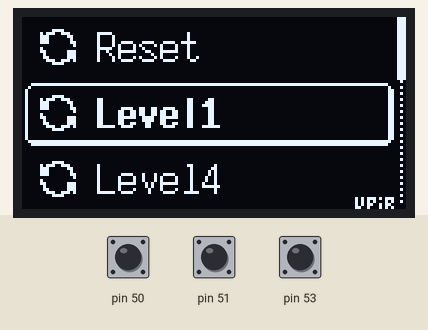
This sketch was run on a simulated Arduino Mega 2560, built with avr-gcc and run on an emulated ATmega2560. Shown: 128×64 one-colour display. The test bench sets the inputs (shaded band); at power-on: pin 51 HIGH, pin 50 HIGH, pin 53 HIGH. What the sketch prints to the serial monitor is not drawn.

Above: at 1.2 s.
1.3 s: pin 51 pulled LOW for 0.25 s
At 2.7 s:
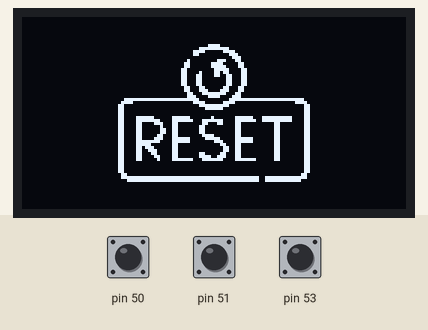
Timing chart, 0 to 4.3 s (numbered marks = the images above; inputs shaded):
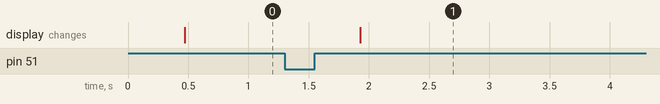

Measured:
- after the input at 1.3 s, the display: changes after 0.63 s (image 1)

The sketch:

Level5.ino
```cpp
//Arduino mega
#include <avr/wdt.h>
/////
uint32_t Data = 0;

void setup() {
/*-----------------------------------------------*///Uart
  Serial.begin(9600);
  Serial1.begin(9600);//Level1-2
  Serial2.begin(9600);//Level4
  Oled1306Setup();
  Serial.println("Level 5 Ready");
}

void loop() {
  OLED();
}

void resetFunc() { // Restart
  wdt_disable();
  wdt_enable(WDTO_15MS);
  while (1) {}
}
```

sentdata.ino
```cpp
void SentData(int item_selected)
{
  Serial.print(item_selected);
  switch (item_selected)
  {
    case 1:
      Serial1.print("1"); //<<<<<<<<<<<<<<<<<<<<<<<<<<<<<<<<<<<<1
      break;

    case 2:
      Serial2.print("1"); //<<<<<<<<<<<<<<<<<<<<<<<<<<<<<<<<<<<<
      break;

    case 3:
            break;

    case 0:
      break;

    default:
      break;
  }
}
```

Source omitted: oled1306.ino (data table, 28530 bytes)
